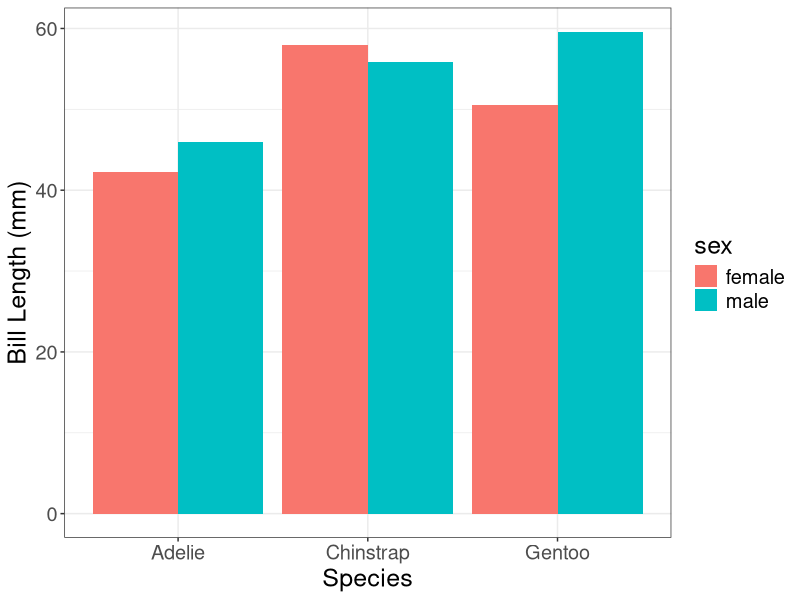

R code for this plot:
## ---- chunk 1
#| label: fig-penguin-mass
#| fig-cap: "Bill length of penguins by species."
#| message: false
#| warning: false
library(tidyverse)
library(palmerpenguins)

modified_penguins <- penguins
modified_penguins <- drop_na(modified_penguins, sex)
modified_penguins <- ggplot(data = modified_penguins, mapping = aes  (x = species,
    y = bill_length_mm,
    fill = sex)) +
    geom_col(position='dodge') +
    xlab("Species") +
    ylab("Bill Length (mm)") +
    theme_bw() +
    theme(text = element_text(size = 18))
modified_penguins
